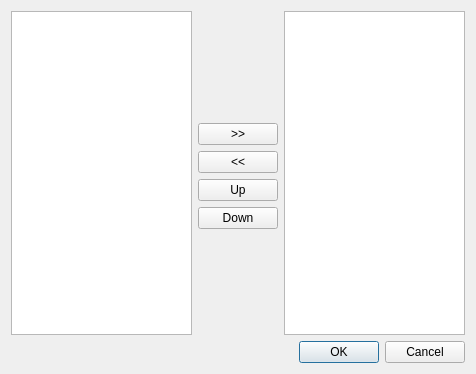
<?xml version="1.0" encoding="UTF-8"?>
<ui version="4.0">
 <class>UIActionCustomizer</class>
 <widget class="QDialog" name="UIActionCustomizer">
  <property name="geometry">
   <rect>
    <x>0</x>
    <y>0</y>
    <width>476</width>
    <height>374</height>
   </rect>
  </property>
  <property name="windowTitle">
   <string>Dialog</string>
  </property>
  <layout class="QGridLayout" name="gridLayout">
   <item row="0" column="0" rowspan="6">
    <widget class="QListWidget" name="listWidget_AVAILABLE"/>
   </item>
   <item row="1" column="1">
    <widget class="QPushButton" name="pushButton_ADD">
     <property name="maximumSize">
      <size>
       <width>16777215</width>
       <height>16777215</height>
      </size>
     </property>
     <property name="text">
      <string>&gt;&gt;</string>
     </property>
    </widget>
   </item>
   <item row="0" column="2" rowspan="6">
    <widget class="QListWidget" name="listWidget_ENABLED"/>
   </item>
   <item row="2" column="1">
    <widget class="QPushButton" name="pushButton_REM">
     <property name="maximumSize">
      <size>
       <width>16777215</width>
       <height>16777215</height>
      </size>
     </property>
     <property name="text">
      <string>&lt;&lt;</string>
     </property>
    </widget>
   </item>
   <item row="6" column="0" colspan="3">
    <widget class="QDialogButtonBox" name="buttonBox">
     <property name="orientation">
      <enum>Qt::Horizontal</enum>
     </property>
     <property name="standardButtons">
      <set>QDialogButtonBox::Cancel|QDialogButtonBox::Ok</set>
     </property>
    </widget>
   </item>
   <item row="5" column="1">
    <spacer name="verticalSpacer">
     <property name="orientation">
      <enum>Qt::Vertical</enum>
     </property>
     <property name="sizeHint" stdset="0">
      <size>
       <width>20</width>
       <height>40</height>
      </size>
     </property>
    </spacer>
   </item>
   <item row="0" column="1">
    <spacer name="verticalSpacer_2">
     <property name="orientation">
      <enum>Qt::Vertical</enum>
     </property>
     <property name="sizeHint" stdset="0">
      <size>
       <width>20</width>
       <height>40</height>
      </size>
     </property>
    </spacer>
   </item>
   <item row="3" column="1">
    <widget class="QPushButton" name="pushButton_UP">
     <property name="text">
      <string>Up</string>
     </property>
    </widget>
   </item>
   <item row="4" column="1">
    <widget class="QPushButton" name="pushButton_DOWN">
     <property name="text">
      <string>Down</string>
     </property>
    </widget>
   </item>
  </layout>
 </widget>
 <resources/>
 <connections>
  <connection>
   <sender>buttonBox</sender>
   <signal>accepted()</signal>
   <receiver>UIActionCustomizer</receiver>
   <slot>accept()</slot>
   <hints>
    <hint type="sourcelabel">
     <x>248</x>
     <y>254</y>
    </hint>
    <hint type="destinationlabel">
     <x>157</x>
     <y>274</y>
    </hint>
   </hints>
  </connection>
  <connection>
   <sender>buttonBox</sender>
   <signal>rejected()</signal>
   <receiver>UIActionCustomizer</receiver>
   <slot>reject()</slot>
   <hints>
    <hint type="sourcelabel">
     <x>316</x>
     <y>260</y>
    </hint>
    <hint type="destinationlabel">
     <x>286</x>
     <y>274</y>
    </hint>
   </hints>
  </connection>
 </connections>
</ui>
